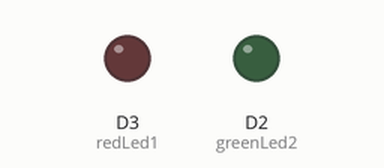
Bench run of a sketch on a simulated ESP8266 (NodeMCU). Shown: output pins drawn as LEDs (lit = HIGH). WiFi joins after 1.5 s; servers stay silent unless stated; what the sketch prints to the serial monitor is not drawn.

Above: at 1.55 s.
Timing chart, 0 to 4.5 s (numbered marks = the images above):
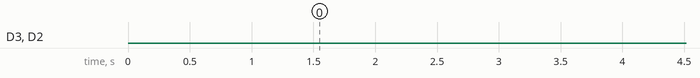

The sketch:

BasicOTA123.ino
```cpp
#include <ESP8266WiFi.h>
#include <ESP8266mDNS.h>
#include <WiFiUdp.h>
#include <ArduinoOTA.h>
#define redLed1 D3 //pin for LED
#define greenLed2 D2


const char* ssid = "NIGHTOWL";
const char* password = "VEgFXiRxs3";

void setup() {
  Serial.begin(115200);
  pinMode(D2, OUTPUT);
    delay(10);

  Serial.println("Booting");
  WiFi.mode(WIFI_STA);
  WiFi.begin(ssid, password);
  while (WiFi.waitForConnectResult() != WL_CONNECTED) {
    Serial.println("Connection Failed! Rebooting...");
    delay(5000);
    ESP.restart();
  }

  // Port defaults to 8266
  // ArduinoOTA.setPort(8266);

  // Hostname defaults to esp8266-[ChipID]
  ArduinoOTA.setHostname("Jessa");

  // No authentication by default
  ArduinoOTA.setPassword("admin");

  // Password can be set with it's md5 value as well
  // MD5(admin) = 21232f297a57a5a743894a0e4a801fc3
  ///ArduinoOTA.setPasswordHash("123");

  ArduinoOTA.onStart([]() {
    String type;
    if (ArduinoOTA.getCommand() == U_FLASH)
      type = "sketch";
    else // U_SPIFFS
      type = "filesystem";

    // NOTE: if updating SPIFFS this would be the place to unmount SPIFFS using SPIFFS.end()
    Serial.println("Start updating " + type);
  });
  ArduinoOTA.onEnd([]() {
    Serial.println("\nEnd");
  });
  ArduinoOTA.onProgress([](unsigned int progress, unsigned int total) {
    Serial.printf("Progress: %u%%\r", (progress / (total / 100)));
  });
  ArduinoOTA.onError([](ota_error_t error) {
    Serial.printf("Error[%u]: ", error);
    if (error == OTA_AUTH_ERROR) Serial.println("Auth Failed");
    else if (error == OTA_BEGIN_ERROR) Serial.println("Begin Failed");
    else if (error == OTA_CONNECT_ERROR) Serial.println("Connect Failed");
    else if (error == OTA_RECEIVE_ERROR) Serial.println("Receive Failed");
    else if (error == OTA_END_ERROR) Serial.println("End Failed");
  });
  ArduinoOTA.begin();
  Serial.println("Ready");
  Serial.print("IP address: ");
  Serial.println(WiFi.localIP());
  pinMode(redLed1,OUTPUT);
  pinMode(greenLed2,OUTPUT);

}
bool ota_flag = true;
uint16_t time_elapsed = 0;
void loop()
{
  if(ota_flag)
  {
    while(time_elapsed < 15000)
  {
  ArduinoOTA.handle();
  time_elapsed = millis();
  delay(10);
}
ota_flag =false;
  }
  digitalWrite(redLed1,!digitalRead(redLed1));
  digitalWrite(greenLed2,!digitalRead(greenLed2));
  delay(250);
}
```

Measured:
- by itself, D3 (redLed1), D2 (greenLed2): LOW → HIGH at 15.0 s, → LOW 0.25 s later, → HIGH 0.25 s later, → LOW 0.25 s later, … (460 changes in this stretch)
